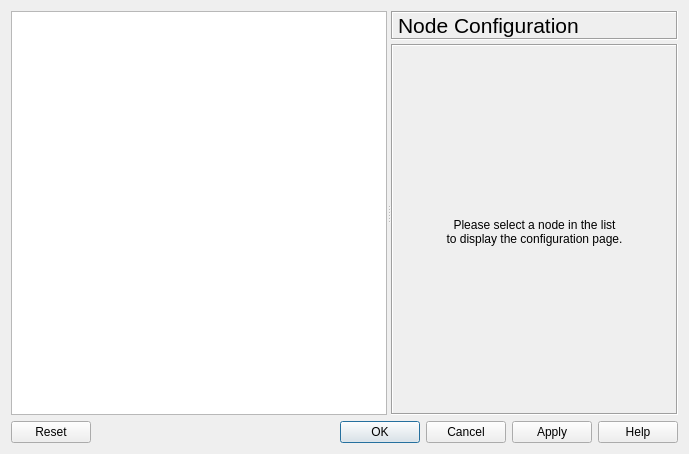
<?xml version="1.0" encoding="UTF-8"?>
<ui version="4.0">
 <class>NodePropertiesDialog</class>
 <widget class="QDialog" name="NodePropertiesDialog">
  <property name="geometry">
   <rect>
    <x>0</x>
    <y>0</y>
    <width>689</width>
    <height>454</height>
   </rect>
  </property>
  <property name="windowTitle">
   <string>Node properties</string>
  </property>
  <property name="styleSheet">
   <string notr="true">
QWidget {
    background-color: #323232;
    color: #BAF73C;
}

QToolBar {
    border:0px;
}

QGraphicsView, QTextEdit, QPlainTextEdit, QTreeWidget, QListWidget, QLineEdit, QSpinBox, QComboBox {
    background-color: #282828;
}

QLabel, QMenu, QStatusBar {
  color: #BAF73C;
}

QMenuBar::item {
    background-color: #323232;
}

QMenu::item:selected {
    color: #f2f2f2;
    background-color: #383838;
}

QToolButton:hover {
    background-color: #383838;
}

QGroupBox {
    color: #BAF73C;
    font: bold 12px;
    padding: 15px;
    border-style: none;
}

QAbstractScrollArea::corner {
    background: #323232;
}

QScrollBar::add-page:horizontal, QScrollBar::sub-page:horizontal, QScrollBar::add-page:vertical, QScrollBar::sub-page:vertical {
  background: none;
}

QComboBox {
    selection-color: #f2f2f2;
    selection-background-color: #323232;
}

QComboBox QAbstractItemView {
    background-color: #282828;
}

QDockWidget, QMenuBar, QPushButton, QToolButton, QTabWidget, QHeaderView::section {
    color: #BAF73C;
    font: bold 11px;
}

QTabBar {
    color: #BAF73C;
}

QRadioButton, QCheckBox {
  color: #BAF73C;
}

QRadioButton::disabled, QCheckBox::disabled {
  color: gray;
}
// bg-color=#282828
// fg-color=#BAF73C
// tool-bar=#323232
// selection-bg=#383838 
// selection-fg=#f2f2f2
 </string>
  </property>
  <layout class="QGridLayout">
   <item row="0" column="0">
    <widget class="QSplitter" name="splitter">
     <property name="orientation">
      <enum>Qt::Horizontal</enum>
     </property>
     <widget class="QTreeWidget" name="uiNodesTreeWidget">
      <property name="sizePolicy">
       <sizepolicy hsizetype="Preferred" vsizetype="Expanding">
        <horstretch>0</horstretch>
        <verstretch>0</verstretch>
       </sizepolicy>
      </property>
      <attribute name="headerVisible">
       <bool>false</bool>
      </attribute>
      <column>
       <property name="text">
        <string>Nodes</string>
       </property>
      </column>
     </widget>
     <widget class="QWidget" name="verticalLayout">
      <layout class="QVBoxLayout">
       <property name="spacing">
        <number>4</number>
       </property>
       <property name="leftMargin">
        <number>0</number>
       </property>
       <property name="topMargin">
        <number>0</number>
       </property>
       <property name="rightMargin">
        <number>0</number>
       </property>
       <property name="bottomMargin">
        <number>0</number>
       </property>
       <item>
        <widget class="QLabel" name="uiTitleLabel">
         <property name="font">
          <font>
           <pointsize>16</pointsize>
          </font>
         </property>
         <property name="frameShape">
          <enum>QFrame::Box</enum>
         </property>
         <property name="frameShadow">
          <enum>QFrame::Sunken</enum>
         </property>
         <property name="text">
          <string>Node Configuration</string>
         </property>
         <property name="textFormat">
          <enum>Qt::PlainText</enum>
         </property>
        </widget>
       </item>
       <item>
        <widget class="QStackedWidget" name="uiConfigStackedWidget">
         <property name="sizePolicy">
          <sizepolicy hsizetype="Expanding" vsizetype="Expanding">
           <horstretch>0</horstretch>
           <verstretch>0</verstretch>
          </sizepolicy>
         </property>
         <property name="frameShape">
          <enum>QFrame::Box</enum>
         </property>
         <property name="frameShadow">
          <enum>QFrame::Sunken</enum>
         </property>
         <property name="currentIndex">
          <number>0</number>
         </property>
         <widget class="QWidget" name="uiEmptyPageWidget">
          <layout class="QVBoxLayout">
           <property name="spacing">
            <number>0</number>
           </property>
           <property name="leftMargin">
            <number>0</number>
           </property>
           <property name="topMargin">
            <number>4</number>
           </property>
           <property name="rightMargin">
            <number>0</number>
           </property>
           <property name="bottomMargin">
            <number>0</number>
           </property>
           <item>
            <spacer>
             <property name="orientation">
              <enum>Qt::Vertical</enum>
             </property>
             <property name="sizeType">
              <enum>QSizePolicy::Expanding</enum>
             </property>
             <property name="sizeHint" stdset="0">
              <size>
               <width>20</width>
               <height>20</height>
              </size>
             </property>
            </spacer>
           </item>
           <item>
            <widget class="QLabel" name="textLabel">
             <property name="text">
              <string>Please select a node in the list 
to display the configuration page.</string>
             </property>
             <property name="alignment">
              <set>Qt::AlignCenter</set>
             </property>
            </widget>
           </item>
           <item>
            <spacer>
             <property name="orientation">
              <enum>Qt::Vertical</enum>
             </property>
             <property name="sizeType">
              <enum>QSizePolicy::Expanding</enum>
             </property>
             <property name="sizeHint" stdset="0">
              <size>
               <width>20</width>
               <height>40</height>
              </size>
             </property>
            </spacer>
           </item>
          </layout>
         </widget>
        </widget>
       </item>
      </layout>
     </widget>
    </widget>
   </item>
   <item row="1" column="0">
    <widget class="QDialogButtonBox" name="uiButtonBox">
     <property name="orientation">
      <enum>Qt::Horizontal</enum>
     </property>
     <property name="standardButtons">
      <set>QDialogButtonBox::Apply|QDialogButtonBox::Cancel|QDialogButtonBox::Help|QDialogButtonBox::Ok|QDialogButtonBox::Reset</set>
     </property>
    </widget>
   </item>
  </layout>
 </widget>
 <resources>
  <include location="../../resources/resources.qrc"/>
 </resources>
 <connections/>
</ui>
